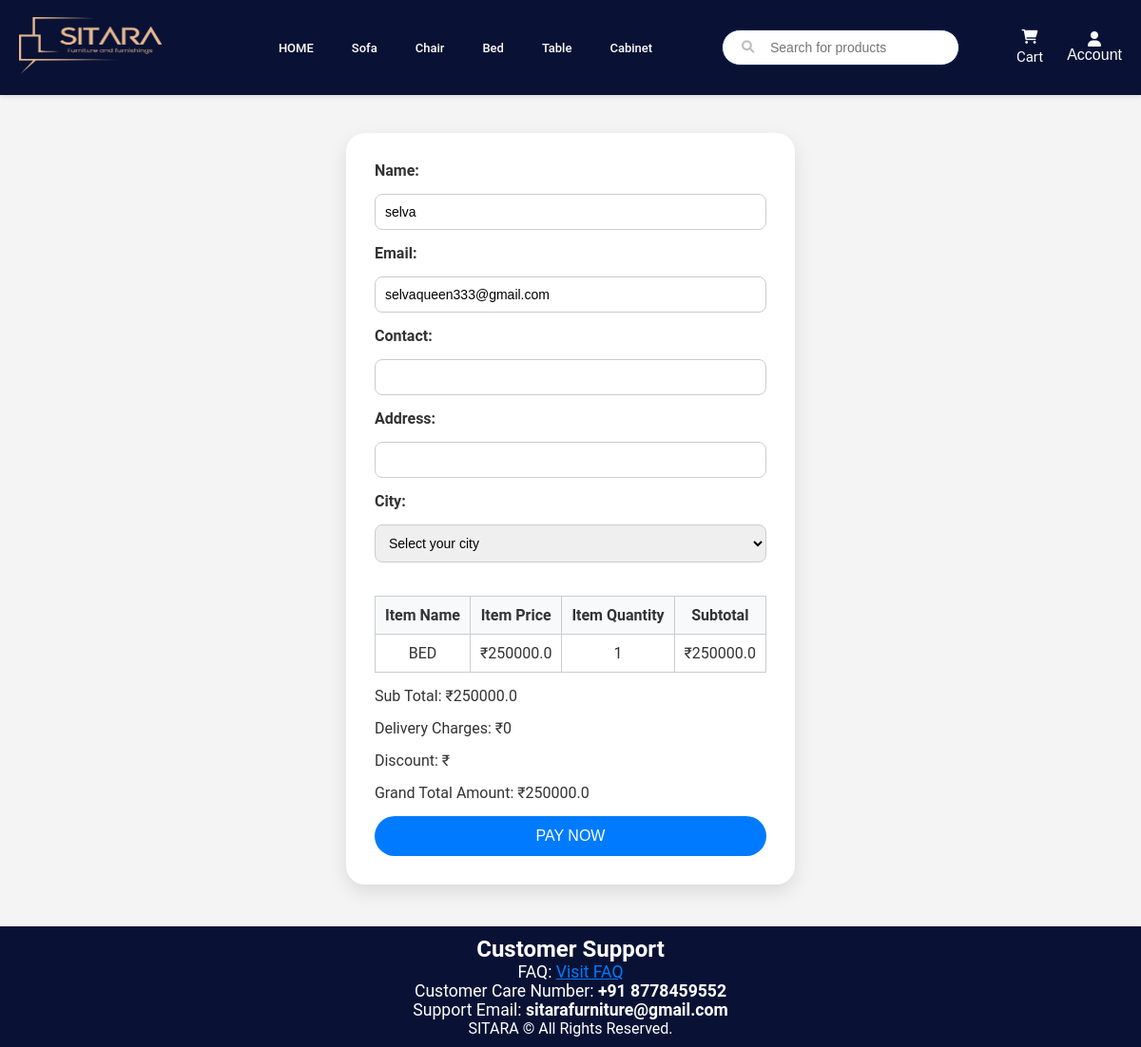
The page /checkout (signed in) on the database its author committed.
### app/models.py (models this page shows, shortened)
class User(UserMixin, db.Model):
    id = db.Column(db.Integer, primary_key=True)
    username = db.Column(db.String(50), nullable=False)
    email = db.Column(db.String(100), unique=True, nullable=False)
    password = db.Column(db.String(255), nullable=False)
    role = db.Column(db.String(20), nullable=False)
    reset_token = db.Column(db.String(128), nullable=True)

class Cart(db.Model):
    __tablename__ = "cart"
    id = db.Column(db.Integer, primary_key=True)
    user_id = db.Column(db.Integer, db.ForeignKey("user.id"), nullable=False)
    product_id = db.Column(db.Integer, db.ForeignKey("product.id", ondelete="CASCADE"), nullable=False)  # Cascade delete
    total_price = db.Column(db.Float, nullable=False)
    quantity = db.Column(db.Integer, nullable=False)
    product = db.relationship("Product", backref=db.backref("cart_items", passive_deletes=True))

class Product(db.Model):
    __tablename__ = "product"
    id = db.Column(db.Integer, primary_key=True)
    name = db.Column(db.String(100), nullable=False)
    price = db.Column(db.Float, nullable=False)
    description = db.Column(db.String(255), nullable=False)
    category = db.Column(db.String(100), nullable=False)
    quantity = db.Column(db.Integer, nullable=False)
    manufacturer = db.Column(db.String(100), nullable=True)
    country_of_origin = db.Column(db.String(50), nullable=True)
    avg_rating = db.Column(db.Float, nullable=True)
    discount = db.Column(db.Float, default=0.0, nullable=True)
    colour = db.Column(db.String(20), nullable=True)
    images = db.relationship("ProductImage", backref="product", lazy=True)
    model_file = db.Column(db.String(255), nullable=True)
    ratings = relationship("Rating", back_populates="product")

### app/views.py (the view)
@main.route('/checkout', methods=['GET', 'POST'])
@login_required
def checkout():
    cart_items = Cart.query.filter_by(user_id=current_user.id).all()
    if not cart_items:
        flash("Your cart is empty!", "danger")
        return redirect(url_for('main.cart'))
    total_price = sum(item.total_price for item in cart_items)
    tax = calculate_tax(total_price)
    grand_total = total_price + tax
    return render_template('checkout.html', cart_items=cart_items, total_price=total_price, tax=tax, grand_total=grand_total)

### app/views.py (called while the page is built)
def calculate_tax(total_price):
    if total_price > 3000:
        return 0
    elif total_price > 2000:
        return 400
    elif total_price > 1000:
        return 200
    elif total_price > 500:
        return 100
    else:
        return 50

@main.context_processor
def inject_wishlist():
    if current_user.is_authenticated:
        wishlist_ids = [item.product_id for item in Wishlist.query.filter_by(user_id=current_user.id).all()]
    else:
        wishlist_ids = []
    return dict(wishlist=wishlist_ids)

### app/templates/checkout.html (shortened to what this page needs)
<!DOCTYPE html>
<html lang="en">
<head>
</head>
{% extends "home.html" %}
{% block content %}
<main>
    <div class="container">
        <form id="order-form" action="{{ url_for('main.place_order') }}" method="POST" class="product-form">
            <label for="name">Name:</label>
            <input type="text" id="name" name="name" value="{{ current_user.username }}" required />
            <label for="email">Email:</label>
            <input type="email" id="email" name="email" value="{{ current_user.email }}" required />
            <label for="contact">Contact:</label>
            <input type="tel" id="contact" name="contact" value="{{ current_user.contact }}" required />
            <label for="address">Address:</label>
            <input type="text" id="address" name="address" value="{{ current_user.address }}" required />
            <label for="city">City:</label>
            <select name="city" id="city" required>
                {% for city_option in ["Select your city", "Mumbai", "Delhi", "Bangalore", "Hyderabad", "Ahmedabad", "Chennai", "Coimbatore", "Kolkata", "Pune", "Jaipur", "Lucknow", "Kanpur", "Trichy", "Madurai", "Nagpur", "Indore", "Thane", "Bhopal", "Visakhapatnam", "Patna", "Vadodara", "Ghaziabad", "Ludhiana", "Agra", "Nashik", "Faridabad", "Meerut", "Rajkot"] %}
                    <option value="{{ city_option }}" {% if city_option == current_user.city %}selected{% endif %}>{{ city_option }}</option>
                {% endfor %}
            </select>
            <table>
                <thead>
                    <tr>
                        <th>Item Name</th>
                        <th>Item Price</th>
                        <th>Item Quantity</th>
                        <th>Subtotal</th>
                    </tr>
                </thead>
                <tbody>
                    {% for item in cart_items %}
                    <tr>
                        <td>{{ item.product.name }}</td>
                        <td>₹{{ item.product.price }}</td>
                        <td>{{ item.quantity }}</td>
                        <td>₹{{ item.total_price }}</td>
                    </tr>
                    {% endfor %}
                </tbody>
            </table>
            <p>Sub Total: ₹{{ total_price }}</p>
            <p>Delivery Charges: ₹{{ tax }}</p>
            <p>Discount: ₹{{ total_discount }}</p>
            <p>Grand Total Amount: ₹{{ grand_total }}</p>
            <button type="button" id="rzp-button">PAY NOW</button>
        </form>
    </div>
    </main>
    {% endblock %}

### app/static/home.css (style rules this page uses)
* { margin: 0; padding-top: 0; box-sizing: border-box; }
body { margin: 0; padding: 0; background-color: #f4f4f4; color: #333; */ }
main { min-height: 90vh; padding: 20px; margin-top: 100px; display: flex; justify-content: center; }
main { min-height: 90vh; padding: 10px; }

### rows shown on the page
User: name "selva", email "selvaqueen333@gmail.com"
Cart: product.name "BED", product.price "250000.0", quantity "1", total_price "250000.0"

### other values the page prints
{{ total_price }} "250000.0"
{{ tax }} "0"
{{ grand_total }} "250000.0"
form field city "Select your city"
